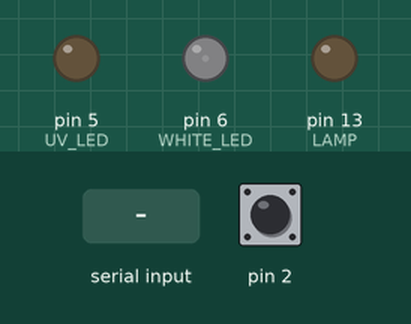
Recording of a sketch running on a simulated Arduino Uno, built with avr-gcc and run on an emulated ATmega328P. Shown: output pins drawn as LEDs (lit = HIGH). Dashed ring = blinking. The inputs (shaded band) are chosen by the test bench; at power-on: pin 2 LOW.

Above: at 1.2 s.
1.3 s: "WH" received over Serial
At 2.6 s:
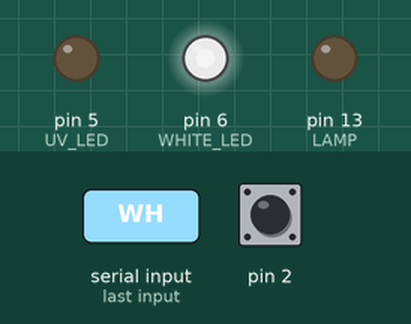
2.9 s: pin 2 pulsed HIGH 5 times (0.12 s each, 0.3 s apart)
At 3.35 s:
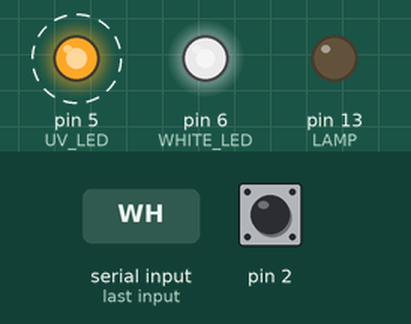
5.9 s: pin 2 driven HIGH
At 6.3 s:
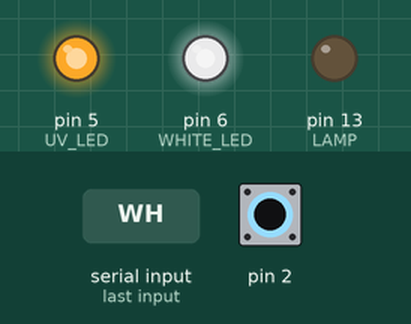
Timing chart, 0 to 8.9 s (numbered marks = the images above; inputs shaded):
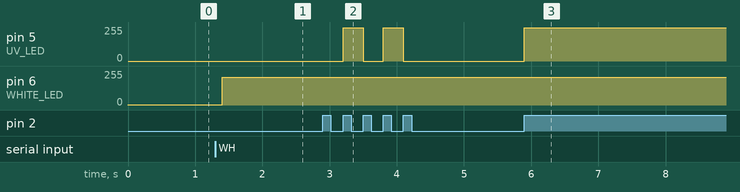

Measured:
- after the input at 1.3 s, pin 6 (WHITE_LED): 2/255 → 208/255 after 0.10 s
- after the input at 2.9 s, pin 5 (UV_LED): alternates 250/255 for 0.30 s and 0/255 for 0.30 s, 4 changes in all, then stays 0/255, starting after 0.30 s
- after the input at 5.9 s, pin 5 (UV_LED): 0/255 → 250/255 at once

The sketch:

testOfStepper.ino
```cpp
String cmd, CMDcur;
int programNumber;
uint8_t counter = 0;
uint8_t PWM_White = 2;
uint8_t PWM_UV = 250;
uint8_t UV_LED = 5;
uint8_t WHITE_LED = 6;
uint8_t pinsNum = 3;
uint8_t stepsNum = 3;

void setup()
{
  pinMode(2, INPUT); /// Our camera strobe in HIGH - Acquiring, LOW - not acquiring
  pinMode(UV_LED, OUTPUT);// UV LED
  pinMode(WHITE_LED, OUTPUT);// White LED
  //  for(int i = 0; i < WL_NUM; i++)
  //    pinMode(5 + i ,OUTPUT); // LED control OUTPUTS (could be later moved to PWM or AM intensity control)
  //  pinMode(WL_NUM + 5, OUTPUT);  //Loop control; happens only once per cycle of all LEDs; for debug
  pinMode(13, OUTPUT); ///LAMP !
  analogWrite(WHITE_LED, PWM_White);
  Serial.begin(115200);
  Serial.setTimeout(100);
  attachInterrupt(0, Strob_Input_Handler, RISING);
  while (!Serial) {
    ;
  }
}


void Strob_Input_Handler() {
  if (counter == 1) {
    analogWrite(UV_LED, PWM_UV);
  }
  else {
    analogWrite(UV_LED, 0);
  }
  counter++;  // + синхр.
  if (counter == 2) {
    counter = 0;
  }
}
void waiting_4_command() {
  int PWM_VAL, PWM_VALH, PWM_VALL;
  cmd = "";
  if (Serial.available()) {
    cmd = Serial.readString();
    cmd.trim();
  }


  if (cmd.substring(0, 2) == "UV") {
    PWM_VALH = cmd[2] - '0';
    PWM_VALL = cmd[3] - '0';
    if (cmd[3] != '\0') {
      PWM_VAL = (PWM_VALH * 10) + (PWM_VALL * 1);
    }
    else {
      PWM_VAL = (PWM_VALH * 1) + (PWM_VALL * 0);
    }
    PWM_UV = PWM_VAL;
  }

  if (cmd.substring(0, 2) == "WH") {
    PWM_VALH = cmd[2] - '0';
    PWM_VALL = cmd[3] - '0';
    if (cmd[3] != '\0') {
      PWM_VAL = (PWM_VALH * 10) + (PWM_VALL * 1);
    }
    else {
      PWM_VAL = (PWM_VALH * 1) + (PWM_VALL * 0);
    }
    PWM_White = PWM_VAL;
    analogWrite(WHITE_LED, PWM_White);
  }
}

void loop()
{
  waiting_4_command();
}
```
